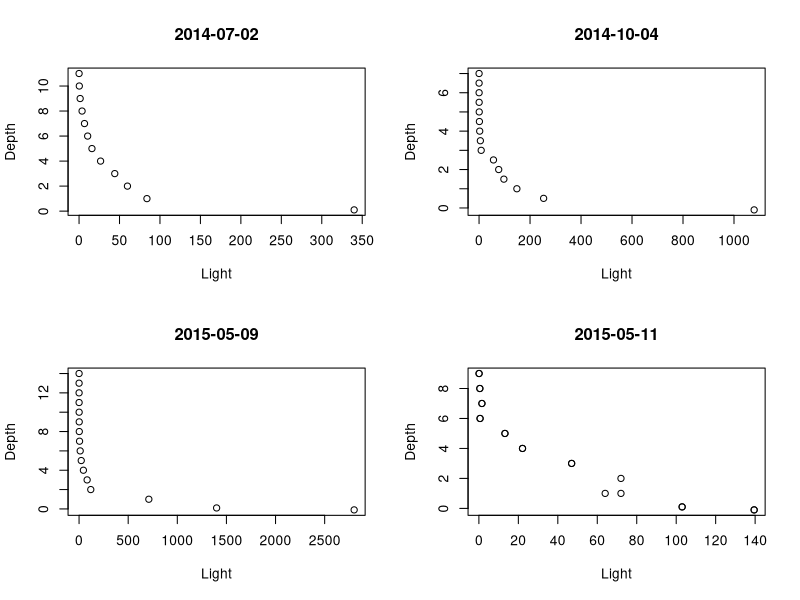
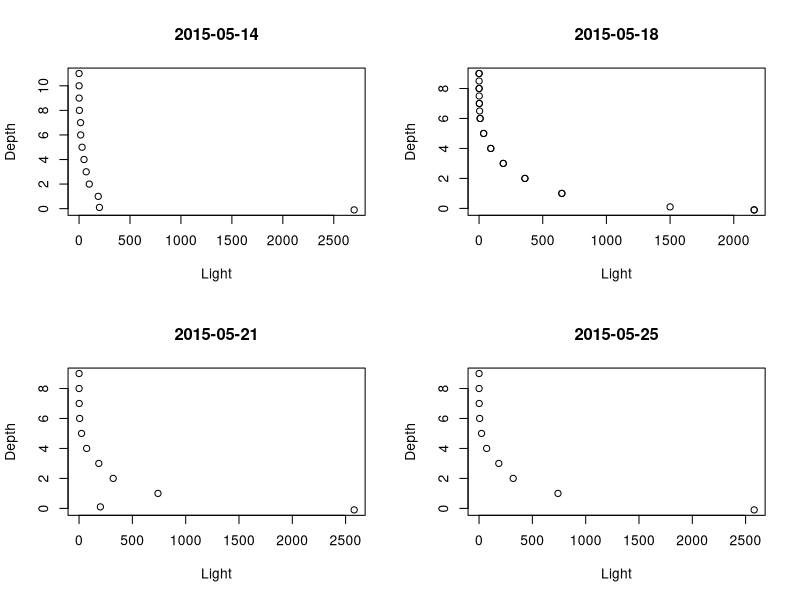
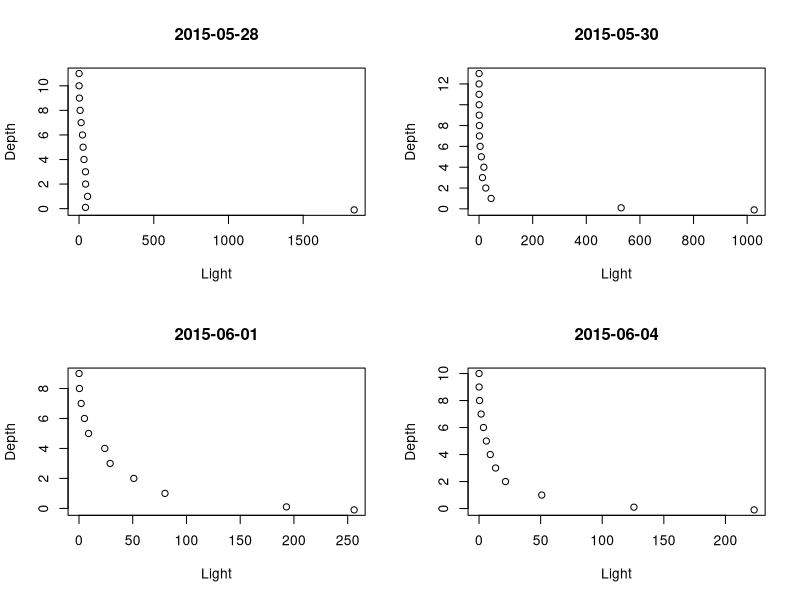
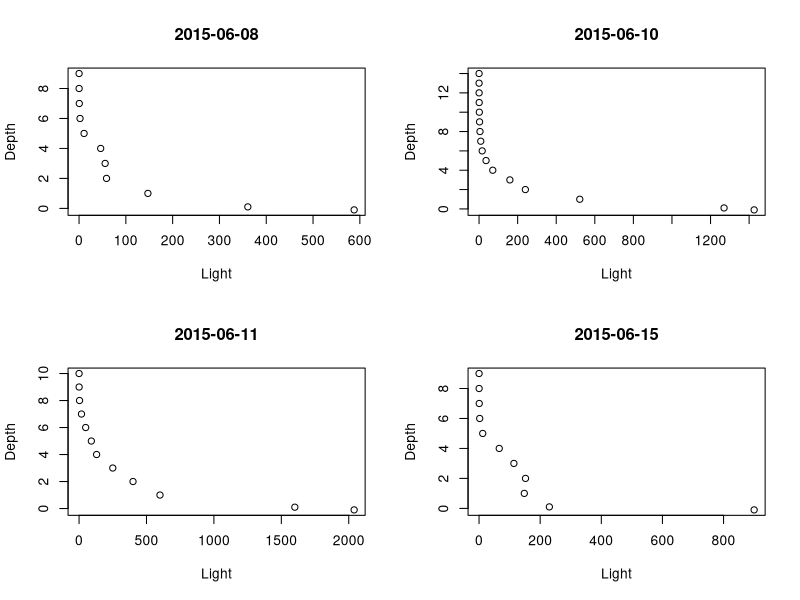
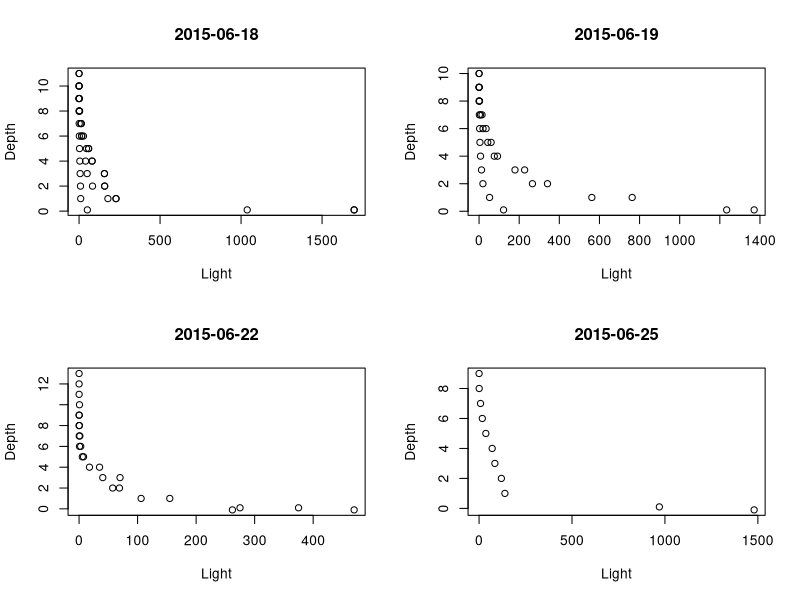
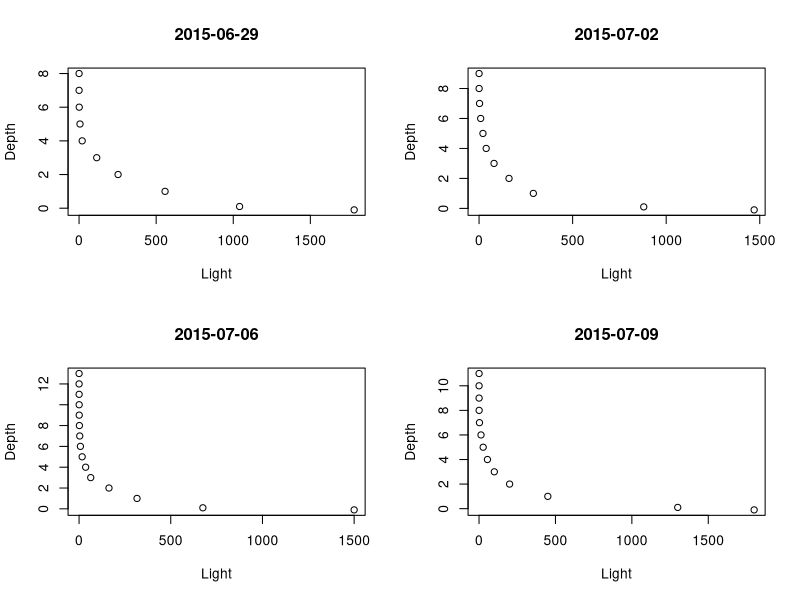
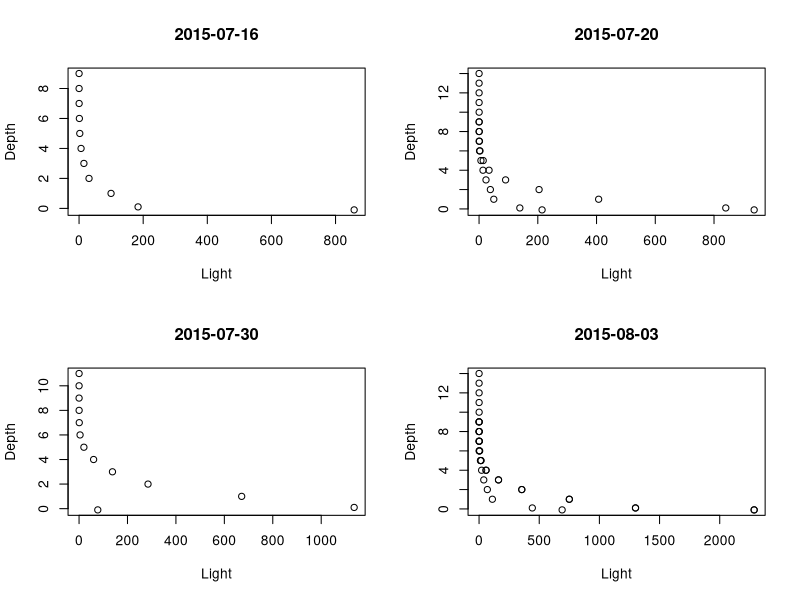
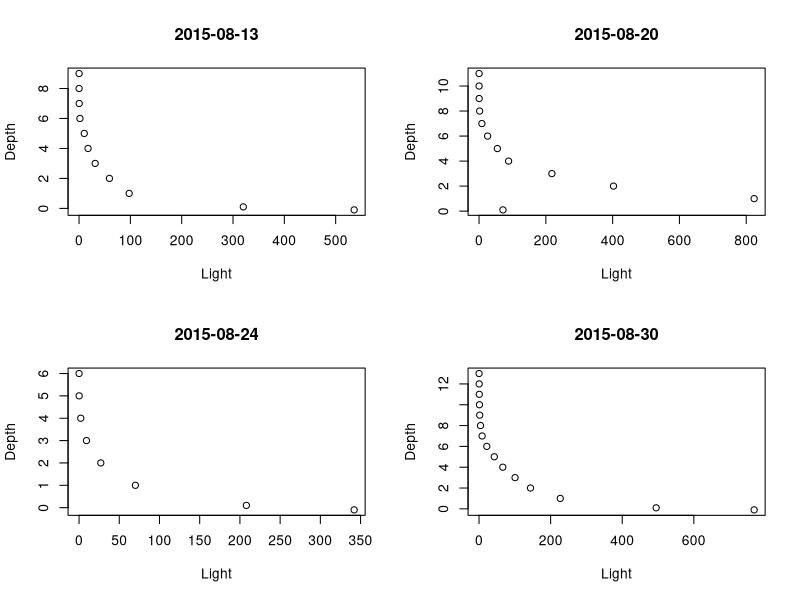

Write the R code that produced these figures, in order.
#####################################################################################################################################################
######################## Script to calculate light extinction coefficient ################################################################3


library(tidyverse)
setwd("C:/Users/wwoel/Dropbox/FCR_TimeSeries")


#read is YSI data
light <- read.csv("YSI_PAR_SECCHI/YSI_PAR_profiles.csv")

#subset YSI data to only PAR
light <- light %>% select(DateTime, Depth_m, PAR_umolm2s)
light$DateTime <- as.Date(light$DateTime, "%Y-%m-%d")
colnames(light) <- c("Date","Depth","PAR")


#Limit to only observations with data (in case data is not entered for some days/depths)
library(stats)
light <- na.omit(light)

#get rid of zeroes (because you can't take log of 0)
light <- light[!light$PAR==0,]



#For-loop to plot PAR values by day
#Just to make sure everything looks relatively normal
dates <- unique(light$Date)
d <- c(0:5)
par(mfrow=c(2,2))

for (i in 1:length(dates)){
  j=dates[i]
  q <- subset(light, light$Date == j)
  plot(q$PAR,q$Depth,
       main = j,
       xlab = "Light",
       ylab = "Depth")
  } 

#For-loop to plot ln of PAR
#Again, just to lay eyes on it

for (i in 1:length(dates)){
  j=dates[i]
  q <- subset(light, light$Date == j)
  plot(log(q$PAR),q$Depth,
       ylim = rev(range(d)),
       main = j,
       xlab = "Light",
       ylab = "Depth",
       abline(lm(q$Depth ~ log(q$PAR))))
  
  
} 


#Get slope for Kd
final <- matrix(data=NA, ncol=2, nrow=length(dates))


for (i in 1:length(dates)){
  j=dates[i]
  q <- subset(light, light$Date == j)
  mod <- lm(q$Depth ~ log(q$PAR))
  slope <- mod$coefficients[2]
  temp <- c(j,slope)
  final[i,] <- temp
  
}

final <- data.frame(final)
final$Date <- dates
final <- final %>% select(-X1)
colnames(final)[1] <- "Kd"
colnames(final)[2] <- "Date"
final <- final[, c("Date", "Kd")]

#Yay! :)
write.csv(final, "FCR_Kd.csv")

